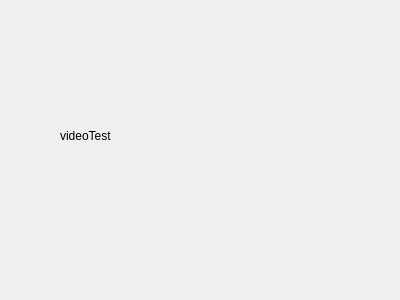
<?xml version="1.0" encoding="UTF-8"?>
<ui version="4.0">
 <class>Form</class>
 <widget class="QWidget" name="Form">
  <property name="geometry">
   <rect>
    <x>0</x>
    <y>0</y>
    <width>400</width>
    <height>300</height>
   </rect>
  </property>
  <property name="windowTitle">
   <string>Form</string>
  </property>
  <widget class="QLabel" name="label">
   <property name="geometry">
    <rect>
     <x>60</x>
     <y>50</y>
     <width>251</width>
     <height>171</height>
    </rect>
   </property>
   <property name="text">
    <string>videoTest</string>
   </property>
  </widget>
 </widget>
 <resources/>
 <connections/>
</ui>
